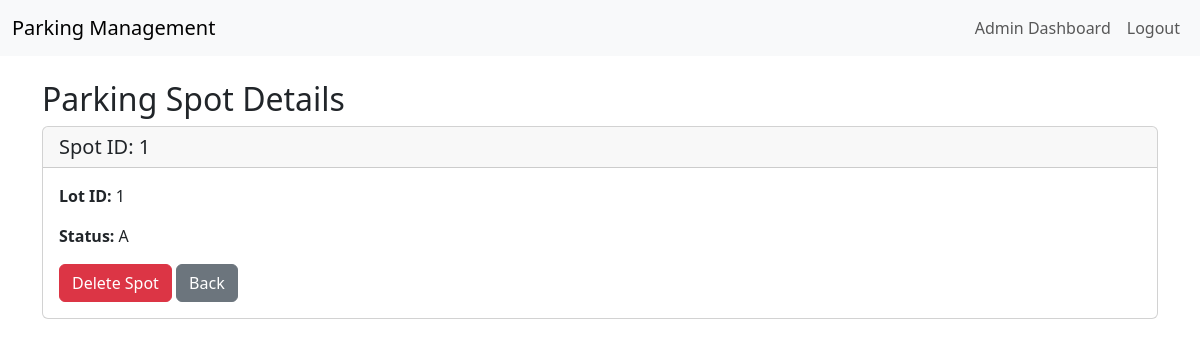
/admin/view_spot/1 (signed in), run on the app's committed database.
### models.py (models this page shows)
class ParkingSpot(db.Model):
    id = db.Column(db.Integer, primary_key=True)
    lot_id = db.Column(db.Integer, db.ForeignKey('parking_lot.id'), nullable=False)
    status = db.Column(db.String(1), nullable=False, default='A')

### app.py (the view)
@app.route('/admin/view_spot/<int:spot_id>')
def view_spot(spot_id):
    user = get_current_user()
    if not user or user.role != 'admin':
        return redirect(url_for('login'))
    spot = ParkingSpot.query.get_or_404(spot_id)
    return render_template('view_spot.html', spot=spot)

### app.py (called while the page is built)
def get_current_user():
    if 'user_id' in session:
        user = User.query.get(session['user_id'])
        print(f"Current user: {user.username if user else 'None'}")
        return user
    print("No user_id in session")
    return None

@app.context_processor
def utility_processor():
    return dict(get_current_user=get_current_user)

### templates/view_spot.html (shortened to what this page needs)
{% extends "base.html" %}
{% block content %}
<h2>Parking Spot Details</h2>
<div class="card">
    <div class="card-header">
        <h5 class="mb-0">Spot ID: {{ spot.id }}</h5>
    </div>
    <div class="card-body">
        <p><strong>Lot ID:</strong> {{ spot.lot_id }}</p>
        <p><strong>Status:</strong> {{ spot.status }}</p>
        <form method="POST" action="{{ url_for('delete_spot', spot_id=spot.id) }}" style="display:inline;">
            <button type="submit" class="btn btn-danger" onclick="return confirm('Are you sure?')">Delete Spot</button>
        </form>
        <a href="{{ url_for('admin_dashboard') }}" class="btn btn-secondary">Back</a>
    </div>
</div>
{% endblock %}

### data on the page
ParkingSpot: id "1", lot_id "1", status "A"
